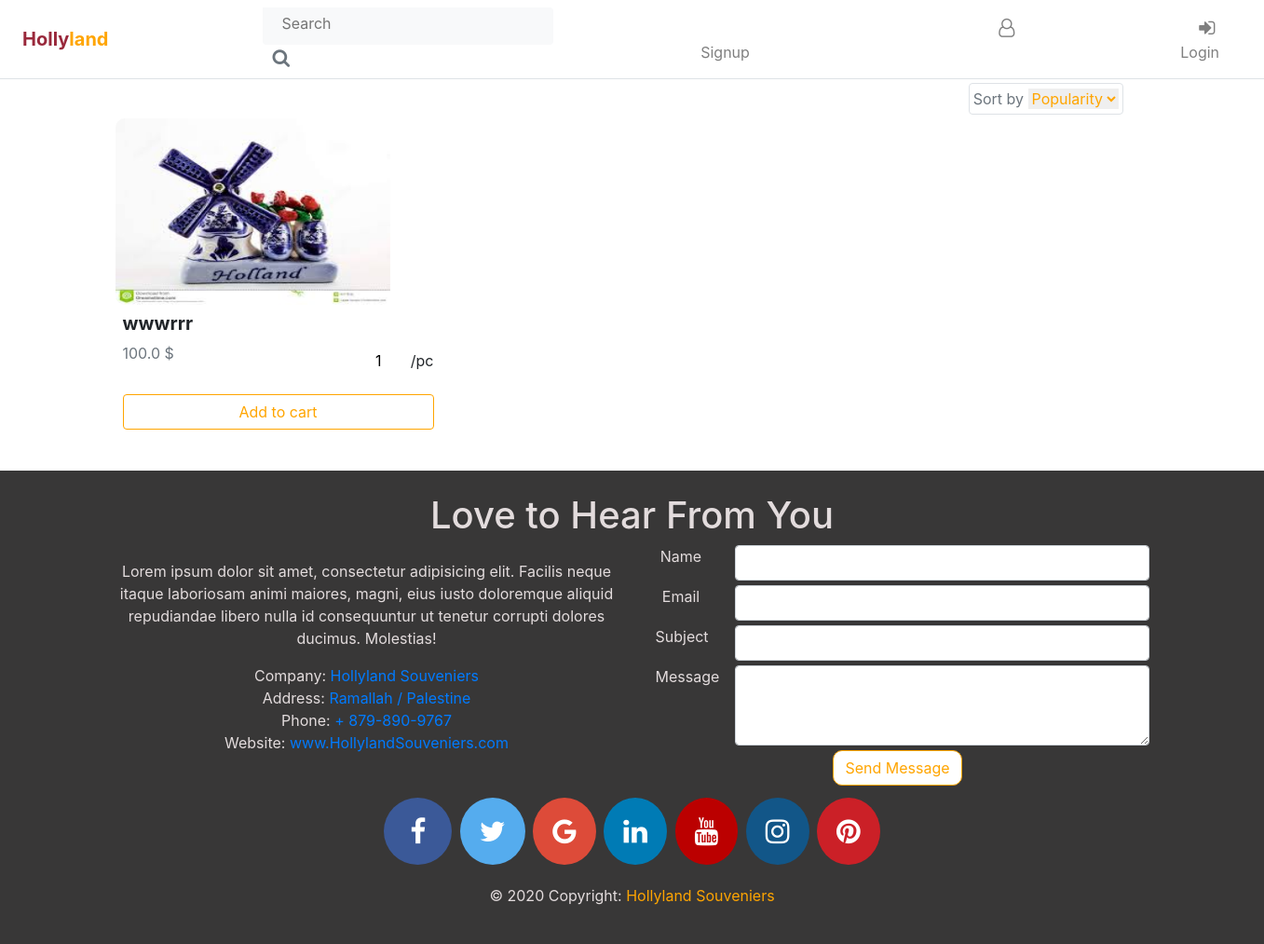
The app's page /items/4 with its own data.
### hollylandApp/models.py (models this page shows, shortened)
class Product(models.Model):
    name = models.CharField(max_length=190)
    image = models.ImageField(upload_to='image')
    price = models.FloatField()
    category = models.ForeignKey(Category, related_name="category",  on_delete=models.CASCADE)
    description = models.TextField(null = True)
    created_at = models.DateTimeField(auto_now_add=True)
    updated_at = models.DateTimeField(auto_now=True)

### hollylandApp/views.py (the view)
# urls.py: path('items/<int:id>',views.items),
def items(request,id):
    category = Category.objects.get(id = int(id))
    products = Product.objects.filter(category=category)
    context = {
		'category':category,
		'products':products
	}
    return render(request,'items.html',context)

### hollylandApp/templates/items.html (shortened to what this page needs)
{%extends 'main.html'%}
{%block content%}
    <section id="products">
        <div class="container">
            <div class="d-flex flex-row">
                <div class="ml-auto mr-lg-4">
                    <div id="sorting" class="border rounded p-1 m-1"> <span class="text-muted">Sort by</span> <select
                            name="sort" id="sort">
                            <option value="popularity"><b>Popularity</b></option>
                        </select> </div>
                </div>
            </div>
            <div class="row">
                {%for product in products%}
                <div class="col-lg-4 col-md-6 col-sm-10 offset-md-0 offset-sm-1">
                    <div class="card"> <img class="card-img-top" src="{{product.image.url}}">
                        <div class="card-body">
                            <h5><b>{{product.name}}</b> </h5>
                            <form action="/addtocart/{{product.id}}" method="post">{%csrf_token%}
                                <div class="d-flex flex-row my-2">
                                    <div class="text-muted">{{product.price}} $</div>
                                    <div class="ml-auto">
                                        <div class='main'>
                                            <input class='counter' name="quantity" type="number" placeholder="value..."
                                                value='1' min="1" autocomplete="off"/>
                                            /pc
                                        </div>
                                    </div>
                                </div>
                                <button type="submit" class="btn w-100 rounded my-2">Add to cart</button>
                            </form>
                        </div>
                    </div>
                </div>
                {%endfor%}
            </div>
        </div>
    </section>
{%endblock%}

### hollylandApp/static/css/style.css (style rules this page uses)
* { box-sizing: border-box }
#orange, select, .btn { color: orange }
#sort { outline: none; border: none }
.btn { border: 1px solid orange; border-radius: 10px; background-color: #fff }
.card-body { padding: 8px }
@media (min-width:1200px) { .card { height: 330px; border: none } }
@media (min-width:1200px) { .card-img-top { width: 295px; height: 200px; border-radius: 10px } }
.main { margin-left: 5px; }
.counter { width: 45px; height: 40px; border-radius: 0px !important; border: none; text-align: center; }

### records on screen
Product: image (picture), name "wwwrrr", price "100.0"
